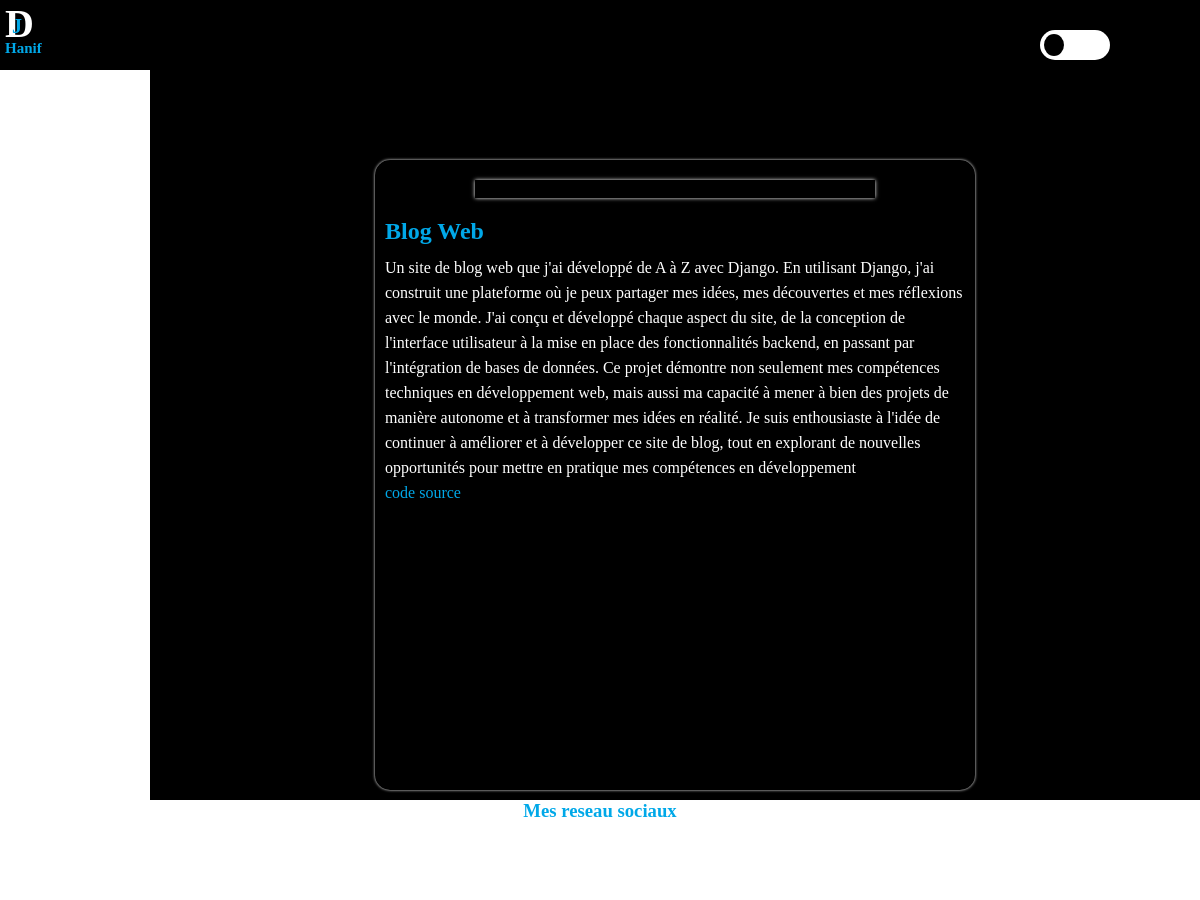
Screenshot of /project_post?project_id=3 with the database file from the repository.
### hn_profile/models.py (models this page shows, shortened)
class Project(models.Model):
    project_url = models.URLField(null=True)
    title = models.CharField(max_length=200)
    image = models.URLField()
    description = models.TextField()

### hn_profile/views.py (the view)
# urls.py: path('project_post', views.project_post, name='project_post')
def project_post(request):
    get_id = request.GET["project_id"]
    project = Project.objects.get(id=get_id)
    return render(request, 'post.html', {'project':project})

### templates/post.html (shortened to what this page needs)
{% load static %}
<!DOCTYPE html>
<html lang="en">
<head>
    <link rel="stylesheet" href="{% static 'css/styles.css' %}">
    <link rel="stylesheet" href="{% static 'css/project.css' %}">
</head>
<body>
    <div class="logo">
        <div class="carre">
            <h1>D</h1>
            <h2>J</h2>
            <h3>Hanif</h3>
        </div>
        <div class="background">
            <label class="slider">
                    <span class="btn"></span>
            </label>
        </div>
    </div>
    <div class="container">
        <div class="navBar">
            <nav>
                <ul>
                    <li><a href="{% url 'index' %}"><ion-icon name="home-outline"></ion-icon><span>Home</span></a></li>
                    <li><a href="{% url 'project' %}"><ion-icon name="briefcase-outline"></ion-icon><span>Projects</span></a></li>
                    <li><a href="{% url 'contact' %}"><ion-icon name="mail-open-outline"></ion-icon><span>Contact</span></a></li>
                    <li><a href="{% url 'about' %}"><ion-icon name="person-outline"></ion-icon><span>About Me</span></a></li>
                </ul>
            </nav>
        </div>
            <div class="project-container">
               <div class="post">
                        <div id="project">
                           <div id="profile">
                               <figure>
                               </figure>
                               <h2>{{project.title}}</h2>
                           </div>
                           <div id="description">
                               {{project.description}}
                               <p><a href="{{project.project_url}}" style="text-decoration: none; color: #00a8e8;">code source</a></p>
                           </div>
                        </div>
               </div>
        </div>
    </div>
    <footer>
        <h3>Mes reseau sociaux</h3>
        <div class="sociaux-icon">
        </div>
    </footer>
</body>
</html>

### static/css/styles.css (style rules this page uses)
* { margin: 0; padding: 0; box-sizing: border-box; }
:root { --background-color :black; --navbar-color: #fff; --button-color: #00a8e8; --text-color: black; }
body { background: var(--background-color); }
.navBar { background: var(--navbar-color); height: 100vh; }
.container { display: grid; grid-template-columns: 150px auto; }
.navBar nav { margin: 150px auto; }
ul { margin-left: 5px; }
ul li a { outline: none; text-decoration: none; transition: all 0.9s ; padding-top: 10px; }
ul li ion-icon { padding-right: 10px; font-size: 20px; color: var(--text-color); }
ul li { list-style: none; margin: 0 0 20px 0; }
.logo { position: fixed; width: 100%; top: 0; background: var(--background-color); display: flex; justify-content: space-between; }
.background { margin-top: 20px; margin-right: 20px; display: grid; grid-template-columns: 40px 100px 40px; align-items: center; }
.slider { position: relative; display: inline-block; width: 70px; height: 30px; }
.slider .btn { background: var(--navbar-color); position: absolute; top: 0; left: 0; right: 0; bottom: 0; -webkit-transition: .4s; transition: .4s; }
.btn::before { position: absolute; content: ""; top: 4px; left: 4px; bottom: 4px; width: 20px; background-color: var(--background-color); -webkit-transition: .4s; transition: .4s; }
.btn { border-radius: 34px; }
.btn::before { border-radius: 50%; }
.logo { background-color: var(--background-color); z-index: 4; }
.logo .carre { position: relative; background-color: var(--background-color); width: 70px; height: 70px; margin-left: -15px; }
.logo .carre h1 { color: var(--navbar-color); position: relative; left: 20px; font-size: 40px ; }
.logo .carre h2 { color: var(--button-color); position: absolute; left: 27px; top: 15px; font-size: 20px; }
.logo .carre h3 { position: absolute; color: var(--button-color); top: 40px; left: 20px; font-size: 15px; }
footer { width: 100%; height: 100px; background: var(--navbar-color); display: flex; flex-wrap: wrap; justify-content: center; }
footer h3 { color: var(--button-color); text-align: center; width: 100%; }
.sociaux-icon { color: var(--background-color); display: flex; gap: 30px; font-size: 25px; }

### static/css/project.css (style rules this page uses)
:root { --background-color :black; --navbar-color: #fff; --button-color: #00a8e8; --text-color: black; }
.project-container { display: flex; flex-wrap: wrap; gap: 10px; margin: 10px 0 0 0px; }
h2 { color: var(--button-color); }
p { color: var(--background-color); }
.post { width: 600px; box-shadow: 0 0 3px var(--navbar-color); padding: 10px; border-radius: 15px; margin: 150px auto; margin-bottom:10px; }
.post figure { width: 400px; margin: 10px auto; box-shadow: 0 0 4px var(--navbar-color); }
#project { display: block; }
#description { line-height: 25px; color: var(--navbar-color); }
#profile h2 { margin: 20px 0 10px 0; }

### rows the page displays
Project: title "Blog Web", description "Un site de blog web que j'ai développé de A à Z avec Django. En utilisant Django, j'ai construit une plateforme où je peux partager mes idées, mes découvertes et mes réflexions avec le monde. J'ai conçu et développé chaque aspect du site, de la conception de l'interface utilisateur à la mise en place des fonctionnalités backend, en passant par l'intégration de bases de données. Ce projet démontre non seulement mes compétences techniques en développement web, mais aussi ma capacité à mener à bien des projets de manière autonome et à transformer mes idées en réalité. Je suis enthousiaste à l'idée de continuer à améliorer et à développer ce site de blog, tout en explorant de nouvelles…"
